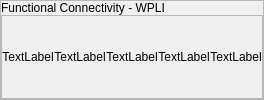
                            <widget class="QFrame" name="frame_51">
                             <property name="frameShape">
                              <enum>QFrame::StyledPanel</enum>
                             </property>
                             <property name="frameShadow">
                              <enum>QFrame::Raised</enum>
                             </property>
                             <layout class="QVBoxLayout" name="verticalLayout_25">
                              <property name="spacing">
                               <number>0</number>
                              </property>
                              <property name="leftMargin">
                               <number>0</number>
                              </property>
                              <property name="topMargin">
                               <number>0</number>
                              </property>
                              <property name="rightMargin">
                               <number>0</number>
                              </property>
                              <property name="bottomMargin">
                               <number>0</number>
                              </property>
                              <item>
                               <widget class="QLabel" name="label_47">
                                <property name="sizePolicy">
                                 <sizepolicy hsizetype="Preferred" vsizetype="Maximum">
                                  <horstretch>0</horstretch>
                                  <verstretch>0</verstretch>
                                 </sizepolicy>
                                </property>
                                <property name="text">
                                 <string>Functional Connectivity - WPLI</string>
                                </property>
                               </widget>
                              </item>
                              <item>
                               <widget class="QFrame" name="frame_56">
                                <property name="frameShape">
                                 <enum>QFrame::StyledPanel</enum>
                                </property>
                                <property name="frameShadow">
                                 <enum>QFrame::Raised</enum>
                                </property>
                                <layout class="QHBoxLayout" name="horizontalLayout_30">
                                 <property name="spacing">
                                  <number>0</number>
                                 </property>
                                 <property name="leftMargin">
                                  <number>0</number>
                                 </property>
                                 <property name="topMargin">
                                  <number>0</number>
                                 </property>
                                 <property name="rightMargin">
                                  <number>0</number>
                                 </property>
                                 <property name="bottomMargin">
                                  <number>0</number>
                                 </property>
                                 <item>
                                  <widget class="QLabel" name="wp_delta">
                                   <property name="text">
                                    <string>TextLabel</string>
                                   </property>
                                   <property name="alignment">
                                    <set>Qt::AlignCenter</set>
                                   </property>
                                  </widget>
                                 </item>
                                 <item>
                                  <widget class="QLabel" name="wp_theta">
                                   <property name="text">
                                    <string>TextLabel</string>
                                   </property>
                                   <property name="alignment">
                                    <set>Qt::AlignCenter</set>
                                   </property>
                                  </widget>
                                 </item>
                                 <item>
                                  <widget class="QLabel" name="wp_alpha">
                                   <property name="text">
                                    <string>TextLabel</string>
                                   </property>
                                   <property name="alignment">
                                    <set>Qt::AlignCenter</set>
                                   </property>
                                  </widget>
                                 </item>
                                 <item>
                                  <widget class="QLabel" name="wp_beta">
                                   <property name="text">
                                    <string>TextLabel</string>
                                   </property>
                                   <property name="alignment">
                                    <set>Qt::AlignCenter</set>
                                   </property>
                                  </widget>
                                 </item>
                                 <item>
                                  <widget class="QLabel" name="wp_gamma">
                                   <property name="text">
                                    <string>TextLabel</string>
                                   </property>
                                   <property name="alignment">
                                    <set>Qt::AlignCenter</set>
                                   </property>
                                  </widget>
                                 </item>
                                </layout>
                               </widget>
                              </item>
                             </layout>
                            </widget>
